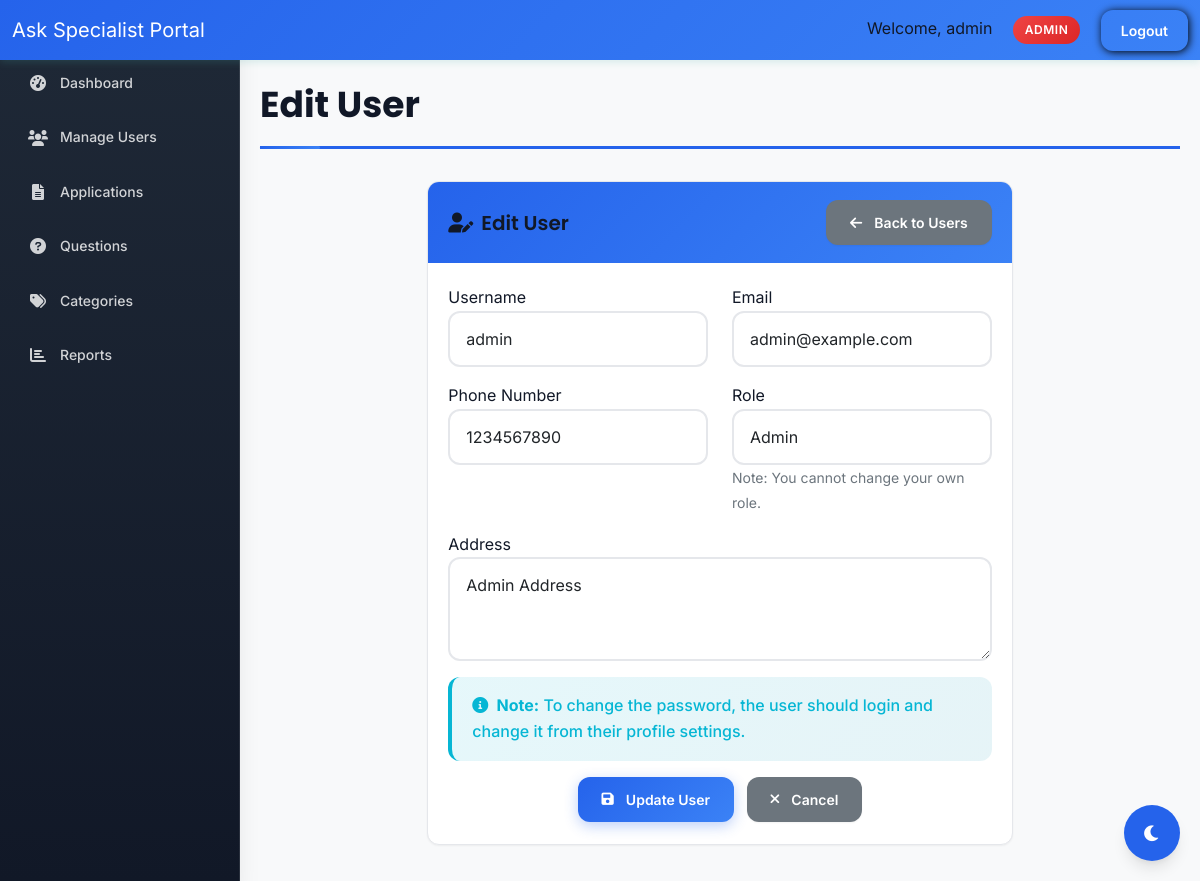
/admin/edit_user.php?id=1 (signed in), run on the app's committed database.
### tables this page shows
CREATE TABLE IF NOT EXISTS users (
    id INT PRIMARY KEY AUTO_INCREMENT,
    username VARCHAR(50) UNIQUE NOT NULL,
    password VARCHAR(255) NOT NULL,
    email VARCHAR(255) UNIQUE NOT NULL,
    phone VARCHAR(255) UNIQUE NOT NULL,
    address VARCHAR(255) NOT NULL,
    role ENUM('admin', 'asker', 'specialist') NOT NULL,
    deleted_at TIMESTAMP NULL DEFAULT NULL,
    created_at TIMESTAMP DEFAULT CURRENT_TIMESTAMP
);

### admin/edit_user.php (the view, shortened to what this page needs)
<?php
require_once "../config/database.php";
$user_id = $_GET['id'];
$username = $email = $phone = $address = $role = "";
$username_err = $email_err = $phone_err = $address_err = $role_err = "";
$sql = "SELECT * FROM users WHERE id = ? AND deleted_at IS NULL";
if($stmt = mysqli_prepare($conn, $sql)){
    mysqli_stmt_bind_param($stmt, "i", $user_id);
    if(mysqli_stmt_execute($stmt)){
        $result = mysqli_stmt_get_result($stmt);
        if(mysqli_num_rows($result) == 1){
            $user = mysqli_fetch_assoc($result);
            $username = $user['username'];
            $email = $user['email'];
            $phone = $user['phone'];
            $address = $user['address'];
            $role = $user['role'];
        } else {
            $_SESSION['error'] = "User not found.";
            header("location: users.php");
            exit;
        }
    } else {
        $_SESSION['error'] = "Error retrieving user data.";
        header("location: users.php");
        exit;
    }
}
?>
<div class="container">
    <div class="row justify-content-center">
        <div class="col-md-8">
            <div class="card">
                <div class="card-header d-flex justify-content-between align-items-center">
                    <h5 class="mb-0"><i class="fas fa-user-edit me-2"></i>Edit User</h5>
                    <a href="users.php" class="btn btn-secondary">
                        <i class="fas fa-arrow-left me-1"></i> Back to Users
                    </a>
                </div>
                <div class="card-body">
                    <form action="<?php echo htmlspecialchars($_SERVER["PHP_SELF"]) . "?id=" . $user_id; ?>" method="post">
                        <div class="row">
                            <div class="col-md-6">
                                <div class="form-group mb-3">
                                    <label for="username">Username</label>
                                    <input type="text" name="username" class="form-control <?php echo (!empty($username_err)) ? 'is-invalid' : ''; ?>" value="<?php echo htmlspecialchars($username); ?>" required>
                                </div>
                            </div>
                            <div class="col-md-6">
                                <div class="form-group mb-3">
                                    <label for="email">Email</label>
                                    <input type="email" name="email" class="form-control <?php echo (!empty($email_err)) ? 'is-invalid' : ''; ?>" value="<?php echo htmlspecialchars($email); ?>" required>
                                </div>
                            </div>
                        </div>
                        <div class="row">
                            <div class="col-md-6">
                                <div class="form-group mb-3">
                                    <label for="phone">Phone Number</label>
                                    <input type="tel" name="phone" class="form-control <?php echo (!empty($phone_err)) ? 'is-invalid' : ''; ?>" value="<?php echo htmlspecialchars($phone); ?>" required>
                                </div>
                            </div>
                            <div class="col-md-6">
                                <div class="form-group mb-3">
                                    <label for="role">Role</label>
                                    <select name="role" class="form-control <?php echo (!empty($role_err)) ? 'is-invalid' : ''; ?>" required>
                                        <option value="admin" <?php echo ($role == 'admin') ? 'selected' : ''; ?>>Admin</option>
                                    </select>
                                    <?php if($user_id == $_SESSION['id']): ?>
                                        <small class="form-text text-muted">Note: You cannot change your own role.</small>
                                    <?php endif; ?>
                                </div>
                            </div>
                        </div>
                        <div class="form-group mb-3">
                            <label for="address">Address</label>
                            <textarea name="address" class="form-control <?php echo (!empty($address_err)) ? 'is-invalid' : ''; ?>" rows="3" required><?php echo htmlspecialchars($address); ?></textarea>
                        </div>
                        <div class="alert alert-info">
                            <i class="fas fa-info-circle me-1"></i>
                            <strong>Note:</strong> To change the password, the user should login and change it from their profile settings.
                        </div>
                        <div class="form-group text-center">
                            <button type="submit" class="btn btn-primary">
                                <i class="fas fa-save me-1"></i> Update User
                            </button>
                            <a href="users.php" class="btn btn-secondary ms-2">
                                <i class="fas fa-times me-1"></i> Cancel
                            </a>
                        </div>
                    </form>
                </div>
            </div>
        </div>
    </div>
</div>
<?php
require_once "../includes/layout.php";
?>

### includes/layout.php (style rules this page uses)
:root { --primary-color: #2563EB; --primary-light: #3B82F6; --primary-dark: #1D4ED8; --secondary-color: #6B7280; --secondary-light: #9CA3AF; --secondary-dark: #374151; --accent-success: #10B981; --accent-warning: #F59E0B; --accent-danger: #EF4444; --accent-info: #06B6D4; --neutral-50: #F9FAFB; --neutral-100: #F3F4F6; --neutral-200: #E5E7EB; --neutral-900: #111827; --light-bg: #F9FAFB; --dark-bg: #1F2937; --text-color: #111827; --gradient-primary: linear-gradient(135deg, #2563EB 0%, #3B82F6 100%); --gradient-secondary: linear-gradient(135deg, #6366F1 0%, #8B5CF6 100%); --gradient-success: linear-gradient(135deg, #10B981 0%, #059669 100%); --gradient-info: linear-gradient(135deg, #06B6D4 0%, #0891B2 100%); --gradient-warning: linear-gradient(135deg, #F59E0B 0%, #D97706 100%); --gradient-danger: linear-gradient(135deg, #EF4444 0%, #DC2626 100%); --gradient-accent: linear-gradient(135deg, #1F2937 0%, #111827 100%); --shadow-sm: 0 1px 2px 0 rgba(0, 0, 0, 0.05); --shadow-md: 0 4px 6px -1px rgba(0, 0, 0, 0.1), 0 2px 4px -1px rgba(0, 0, 0, 0.06); --shadow-lg: 0 10px 15px -3px rgba(0, 0, 0, 0.1), 0 4px 6px -2px rgba(0, 0, 0, 0.05); --shadow-xl: 0 20px 25px -5px rgba(0, 0, 0, 0.1), 0 10px 10px -5px rgba(0, 0, 0, 0.04); }
* { margin: 0; padding: 0; }
body { overflow-x: hidden; background-color: var(--light-bg); color: var(--text-color); font-family: 'Inter', -apple-system, BlinkMacSystemFont, sans-serif; line-height: 1.6; font-size: 16px; transition: background-color 0.3s ease, color 0.3s ease; }
h1, h2, h3, h4, h5, h6 { font-family: 'Poppins', sans-serif; font-weight: 600; line-height: 1.4; color: var(--neutral-900); }
.container { max-width: 100%; padding-right: 15px; padding-left: 15px; }
.card { border: none; border-radius: 12px; box-shadow: var(--shadow-sm); border: 1px solid var(--neutral-200); transition: all 0.3s cubic-bezier(0.4, 0, 0.2, 1), background-color 0.3s ease, color 0.3s ease; margin-bottom: 16px; overflow: hidden; min-height: 280px; height: auto; display: flex; flex-direction: column; background-color: #fff; }
.card-header { background: var(--gradient-primary); color: #fff; border-bottom: none; padding: 18px 20px; flex-shrink: 0; border-radius: 12px 12px 0 0; font-weight: 600; font-size: 1rem; }
.card-body { padding: 22px 20px; flex-grow: 1; display: flex; flex-direction: column; min-height: 180px; }
.container { padding-left: 10px; padding-right: 10px; }
@media (min-width: 576px) { .container { padding-left: 15px; padding-right: 15px; } }
.btn { padding: 12px 24px; border-radius: 12px; font-weight: 600; font-size: 14px; border: none; cursor: pointer; transition: all 0.3s cubic-bezier(0.4, 0, 0.2, 1); display: inline-flex; align-items: center; gap: 8px; text-decoration: none; box-shadow: var(--shadow-sm); }
.btn-primary { background: var(--gradient-primary); color: white; box-shadow: 0 4px 14px 0 rgba(37, 99, 235, 0.3); }
.form-control { padding: 14px 16px; border: 2px solid var(--neutral-200); border-radius: 12px; font-size: 16px; transition: all 0.3s ease; background: #FFFFFF; }
.btn { position: relative; overflow: hidden; }
.btn::after { content: ''; position: absolute; top: 50%; left: 50%; width: 0; height: 0; border-radius: 50%; background: rgba(255, 255, 255, 0.3); transform: translate(-50%, -50%); transition: width 0.3s, height 0.3s; }
.fade-in { animation: fadeIn 0.6s ease-out; }
.alert { animation: slideIn 0.5s ease; border-radius: 12px; border: none; padding: 16px 20px; font-weight: 500; }
.alert-info { background: linear-gradient(135deg, rgba(6, 182, 212, 0.1) 0%, rgba(8, 145, 178, 0.1) 100%); color: var(--accent-info); border-left: 4px solid var(--accent-info); }
.btn-primary { background-color: var(--primary-color); border-color: var(--primary-color); }
a { color: var(--primary-color); }
.card::before { content: ''; position: absolute; top: 0; left: 0; width: 100%; height: 4px; background: linear-gradient(to right, var(--primary-color), var(--accent-color)); }

### data on the page
users: username "admin", email "admin@example.com", phone "1234567890", role "Admin", address "Admin Address"

### other printed values
$_SESSION["username"] "admin"
$_SESSION["role"] "ADMIN"
$page_title "Edit User"
